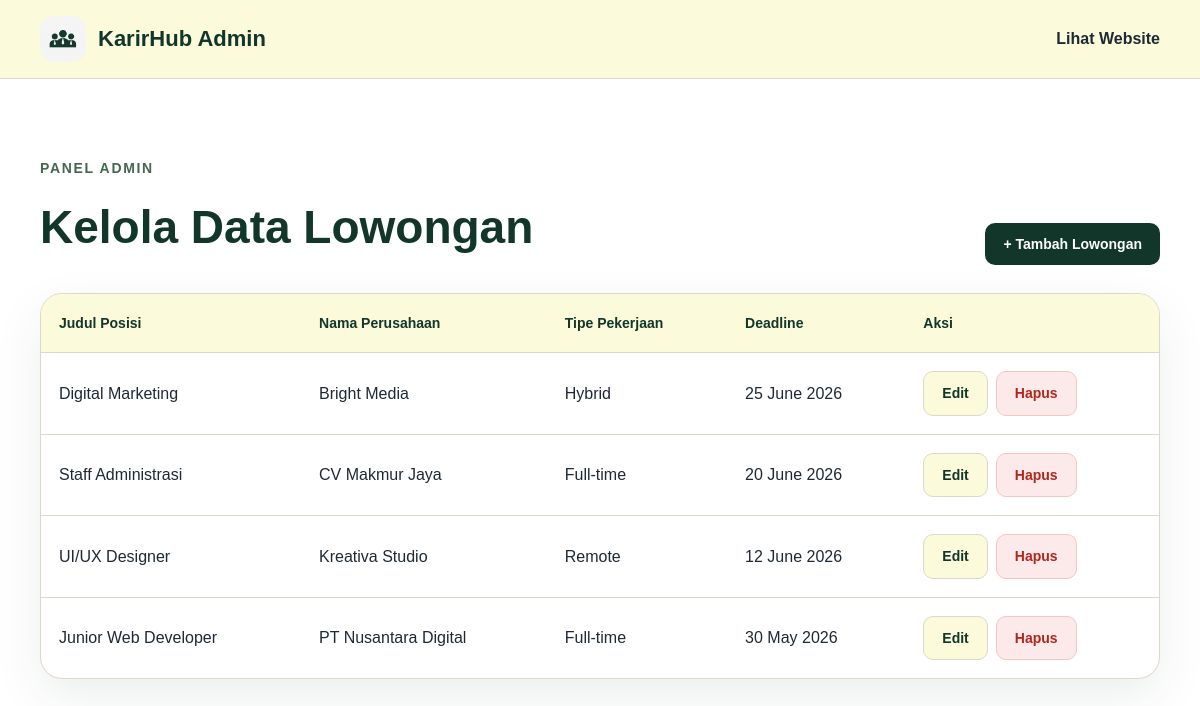
The app's page /admin/index.php with its own data.
### tables this page shows
CREATE TABLE IF NOT EXISTS lowongan (
  id INT AUTO_INCREMENT PRIMARY KEY,
  judul_posisi VARCHAR(150) NOT NULL,
  nama_perusahaan VARCHAR(150) NOT NULL,
  tipe_pekerjaan ENUM('Full-time','Remote','Hybrid') NOT NULL DEFAULT 'Full-time',
  gaji_min INT NOT NULL,
  gaji_max INT NOT NULL,
  deadline DATE NOT NULL,
  deskripsi TEXT,
  persyaratan TEXT,
  tahapan_seleksi TEXT,
  profil_perusahaan TEXT,
  created_at TIMESTAMP DEFAULT CURRENT_TIMESTAMP
);

### admin/index.php (the view, shortened to what this page needs)
<?php require "../config/koneksi.php"; ?>
<!DOCTYPE html>
<html lang="id">
<head>
  <link rel="stylesheet" href="../assets/css/style.css" />
</head>
<body>
  <header class="page-header">
    <nav class="nav container">
      <a href="../index.php" class="brand">
        <img src="../assets/img/logo.png" alt="Logo KarirHub" />
        <span>KarirHub Admin</span>
      </a>
      <ul class="menu">
        <li><a href="../index.php">Lihat Website</a></li>
      </ul>
    </nav>
  </header>
  <main class="section container">
    <div class="admin-toolbar">
      <div class="section-title" style="margin-bottom:0;">
        <p class="label">Panel Admin</p>
        <h2>Kelola Data Lowongan</h2>
      </div>
      <a class="btn btn-primary" href="tambah.php">+ Tambah Lowongan</a>
    </div>
    <div class="table-wrapper">
      <table>
        <thead>
          <tr>
            <th>Judul Posisi</th>
            <th>Nama Perusahaan</th>
            <th>Tipe Pekerjaan</th>
            <th>Deadline</th>
            <th>Aksi</th>
          </tr>
        </thead>
        <tbody>
          <?php
          $query = "SELECT * FROM lowongan ORDER BY id DESC";
          $hasil = mysqli_query($koneksi, $query);
          if ($hasil && mysqli_num_rows($hasil) > 0) {
              while ($data = mysqli_fetch_assoc($hasil)) {
                  $deadline = date("d F Y", strtotime($data["deadline"]));
                  echo "<tr>";
                  echo "<td>" . htmlspecialchars($data["judul_posisi"]) . "</td>";
                  echo "<td>" . htmlspecialchars($data["nama_perusahaan"]) . "</td>";
                  echo "<td>" . htmlspecialchars($data["tipe_pekerjaan"]) . "</td>";
                  echo "<td>" . $deadline . "</td>";
                  echo "<td class='admin-actions'>";
                  echo "<a class='btn btn-edit' href='edit.php?id=" . $data["id"] . "'>Edit</a>";
                  echo "<a class='btn btn-danger' href='hapus.php?id=" . $data["id"] . "' onclick=\"return confirm('Yakin ingin menghapus lowongan ini?');\">Hapus</a>";
                  echo "</td>";
                  echo "</tr>";
              }
          } else {
              echo "<tr><td colspan='5'>Belum ada data lowongan.</td></tr>";
          }
          ?>
        </tbody>
      </table>
    </div>
  </main>
</body>
</html>

### assets/css/style.css (style rules this page uses)
* { box-sizing: border-box; }
:root { --dark: #12372A; --green: #436850; --sage: #ADBC9F; --cream: #FBFADA; --paper: #F6F3EE; --text: #1F2933; --muted: #667085; --line: #DED8CB; --white: #FFFFFF; }
body { margin: 0; font-family: Arial, Helvetica, sans-serif; color: var(--text); background: var(--white); line-height: 1.6; }
img { max-width: 100%; display: block; }
a { color: inherit; text-decoration: none; }
.container { width: min(1120px, calc(100% - 32px)); margin: auto; }
.page-header { background: var(--cream); border-bottom: 1px solid var(--line); }
.nav { min-height: 78px; display: flex; align-items: center; justify-content: space-between; gap: 24px; }
.brand { display: flex; align-items: center; gap: 12px; font-size: 22px; font-weight: 800; color: var(--dark); }
.brand img { width: 46px; height: 46px; border-radius: 14px; }
.menu { display: flex; gap: 28px; padding: 0; margin: 0; list-style: none; font-weight: 700; }
.label { margin: 0 0 12px; color: var(--green); font-size: 14px; font-weight: 800; letter-spacing: .12em; text-transform: uppercase; }
.section { padding: 78px 0; }
.section-title { margin-bottom: 28px; }
.section-title h2 { margin: 0; color: var(--dark); font-size: clamp(30px, 4vw, 46px); }
.category-grid article, .detail-card, .apply-card, .table-wrapper { background: var(--white); border: 1px solid var(--line); border-radius: 22px; box-shadow: 0 18px 50px rgba(18, 55, 42, .08); }
.table-wrapper { overflow-x: auto; }
table { width: 100%; min-width: 850px; border-collapse: collapse; }
th, td { padding: 18px; text-align: left; border-bottom: 1px solid var(--line); }
th { color: var(--dark); background: var(--cream); font-size: 14px; }
tbody tr:last-child td { border-bottom: 0; }
.admin-toolbar { display: flex; align-items: flex-end; justify-content: space-between; gap: 16px; flex-wrap: wrap; margin-bottom: 28px; }
.btn { display: inline-flex; align-items: center; justify-content: center; padding: 10px 18px; border: 0; border-radius: 10px; font-weight: 800; font-size: 14px; cursor: pointer; text-decoration: none; }
.btn-primary { color: var(--white); background: var(--dark); }
.btn-edit { color: var(--dark); background: var(--cream); border: 1px solid var(--line); margin-right: 8px; }
.btn-danger { color: #B3261E; background: #FBEAE9; border: 1px solid #F3C6C3; }
.admin-actions { white-space: nowrap; }

### records on screen
lowongan: judul_posisi "Digital Marketing", nama_perusahaan "Bright Media", tipe_pekerjaan "Hybrid", deadline "25 June 2026"
lowongan: judul_posisi "Staff Administrasi", nama_perusahaan "CV Makmur Jaya", tipe_pekerjaan "Full-time", deadline "20 June 2026"
lowongan: judul_posisi "UI/UX Designer", nama_perusahaan "Kreativa Studio", tipe_pekerjaan "Remote", deadline "12 June 2026"
lowongan: judul_posisi "Junior Web Developer", nama_perusahaan "PT Nusantara Digital", tipe_pekerjaan "Full-time", deadline "30 May 2026"
